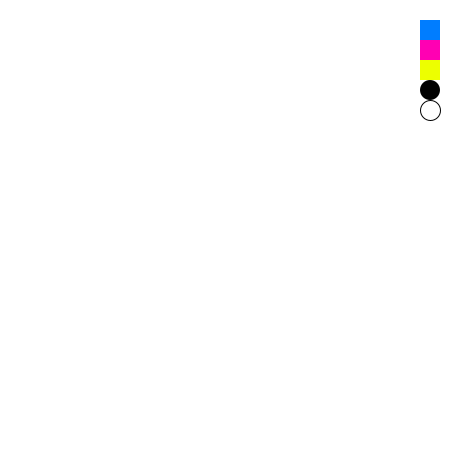
Frame 1 (no input)
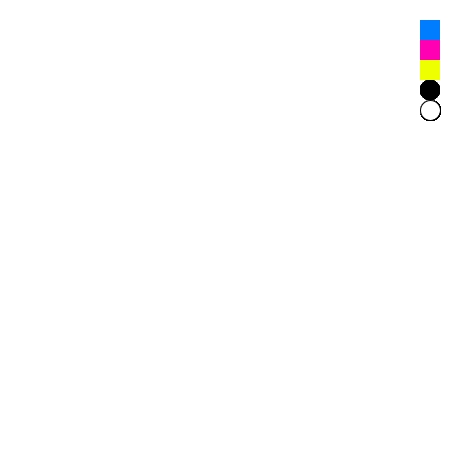
Frame 60 (the mouse pressed at the canvas centre just before this capture)
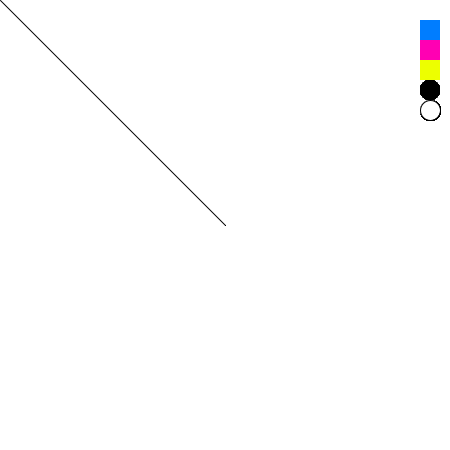
Frame 120 (the mouse held since frame 60 and released just before this capture)

The Processing sketch that drew these frames (run headless with seeded random() and noise(); from frame 60 on, the mouse is pressed at the canvas centre):

// Processing sketch: processing_26533
// ── processing_26533.pde

/*This is the code for a basic Drawing program and covers basic GUI design as well*/
color buttonCol1 = #007DFF;
color buttonCol2 = #FF00B3;
color buttonCol3 = #EDFF00;
color buttonCol4 = #000000;
color buttonCol5 = #FFFFFF;
color penColor = #000000;
float oldX, oldY;
int thick = 1;

void setup() {
  size(450, 450);
  smooth(); 
  background(255);
}

void draw() {
  //first we will draw all of the buttons, 3 rectangles and two circles for black and white
  noStroke(); //get rid of the outlines
  fill(buttonCol1);
  rect(420, 20, 20, 20); //button 1
  fill(buttonCol2);
  rect(420, 40, 20, 20); //button 2
  fill(buttonCol3);
  rect(420, 60, 20, 20); //button 3
  ellipseMode(CORNER);
  fill(buttonCol4);
  ellipse(420, 80, 20, 20); //black button
  stroke(0);  //we are making a white button on a white backdrop so we need to trun the stroke back on
  strokeWeight(1);  //we make sure the stroke weight is set to the right setting, even if the pen line is thick
  fill(buttonCol5);
  ellipse(420, 100, 20, 20); //white button

  //now we begin to see if the mouse is pressed and where it is.
  if(mousePressed) {
    if(mouseX > 420 && mouseX < 440) { //this will work for all three rect buttons so we save typing by just doing the check once
      if(mouseY > 20 && mouseY < 40) { //check to see if we are over button 1
        penColor = buttonCol1;
        thick = 1;
      } 
      else if(mouseY > 40 && mouseY < 60) {  //check to see if we are over button 2
        penColor = buttonCol2;
        thick = 1;
      } 
      else if(mouseY > 60 && mouseY < 80) {  //check to see if we are over button 3
        penColor = buttonCol3;
        thick = 1;
      }
    } 
    if(dist(mouseX, mouseY, 430, 90) <= 10) {  //this is how we check if we are over a round button
      penColor = buttonCol4;
      thick = 5;
    } 
    if(dist(mouseX, mouseY, 430, 110) <= 10) { //with a round button you see if the mouse is a certain distance from the center of the ellipse
      penColor = buttonCol5;
      thick = 5;
    }

    stroke(penColor);
    strokeWeight(thick);
    line(oldX, oldY, mouseX, mouseY); //the heart of the drawing program, makes a line from the last mouse position to the new position
  }
  oldX = mouseX;  //save the last mouse position for the next frame of animation
  oldY = mouseY;
}
